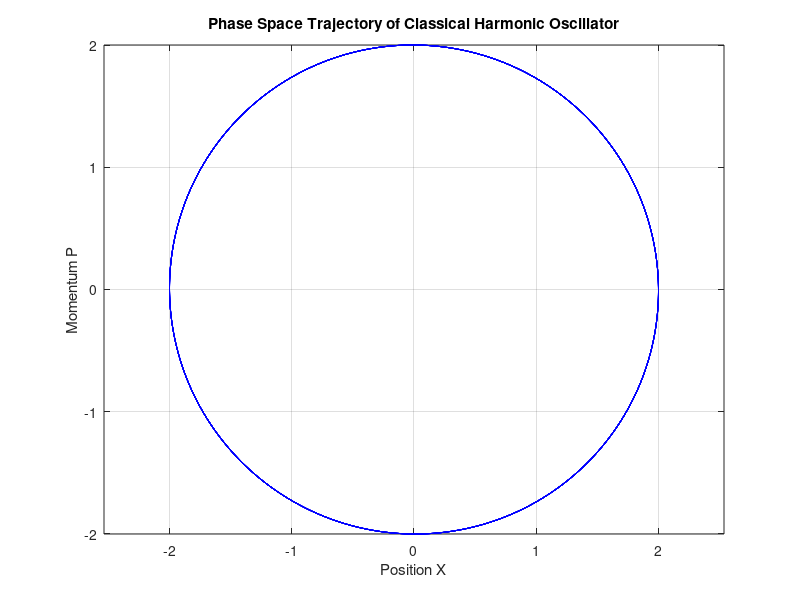

The MATLAB source for this figure:
% 经典谐振子相空间轨迹
clear;

% 参数设置
k = 1;                % 弹性系数（设为1）
m = 1;                % 质量（设为1）
omega = sqrt(k/m);    % 谐振角频率
T = 2 * pi / omega;   % 谐振周期
dt = 0.01;            % 时间步长
t_max = 10 * T;       % 总时间长度
N = floor(t_max / dt); % 时间步数，使用 floor 确保为整数

% 初始化位置和动量
x = 2;                % 初始位置（设为2）
v = 0;                % 初始速度（设为0）
p = m * v;            % 初始动量

% 用于存储位置和动量的数组
x_vals = zeros(1, N);
p_vals = zeros(1, N);

% 时间演化：使用欧拉法求解经典谐振子的运动方程
for i = 1:N
    % 保存当前位置和动量
    x_vals(i) = x;
    p_vals(i) = p;
    
    % 更新位置和动量（欧拉法）
    x = x + dt * (p / m);         % 位置更新
    p = p - dt * (k * x);         % 动量更新
end

% 绘制相空间轨迹
figure;
plot(x_vals, p_vals, '-b');
xlabel('Position X');
ylabel('Momentum P');
title('Phase Space Trajectory of Classical Harmonic Oscillator');
grid on;
axis equal;


